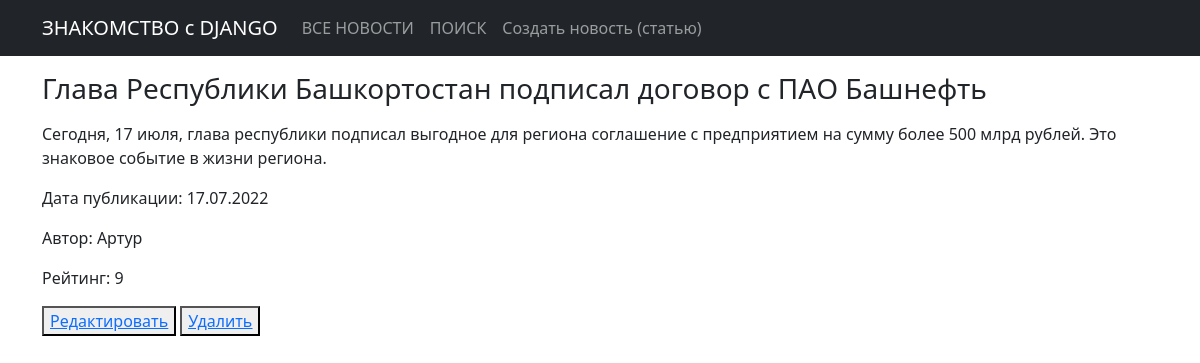
The page /news/2 on the database its author committed.
### news/models.py (models this page shows, shortened)
class Post(models.Model):
    author = models.ForeignKey(Author, on_delete=models.CASCADE)
    NEWS = 'NW'
    ARTICLE = 'AR'
    CATEGORY_CHOICE = (
        (NEWS, 'Новость'),
        (ARTICLE, 'Статья')
    )
    category_type = models.CharField(max_length=2, choices=CATEGORY_CHOICE, default=ARTICLE)
    time_create = models.DateTimeField(auto_now_add=True)
    postCategory = models.ManyToManyField(Category, through='PostCategory')
    title = models.CharField(max_length=256)
    text = models.TextField()
    rating = models.IntegerField(default=0)

class Author(models.Model):
    user_author = models.OneToOneField(User, on_delete=models.CASCADE)
    rating_author = models.IntegerField(default=0)
    def __str__(self):
        return f'{self.user_author}'

### news/views.py (the view)
# urls.py: path('news/<int:pk>', PostDetail.as_view()),
class PostDetail(DetailView):
    model = Post
    template_name = 'news_one.html'
    context_object_name = 'news_one'

### news/templatetags/custom_filters.py (called while the page is built)
@register.filter()
def censor(value):
   censor_list = ['редиска', 'обормот', 'баран']
   if not isinstance(value, str):
      raise ValueError('Фильтр цензурирования применяется только к переменным строкового типа')
   for word in censor_list:
      value = value.replace(word[1:],'*'*(len(word)-1))
   return value

### news/templates/news/news_one.html (shortened to what this page needs)
{% extends 'default.html' %}
{% load custom_filters %}
{% block content %}
<p><h3>{{ news_one.title|censor }}</h3></p>
<p>{{ news_one.text|censor }}</p>
<p>Дата публикации: {{ news_one.time_create|date:"d.m.Y" }}</p>
<p>Автор: {{ news_one.author }}</p>
<p>Рейтинг: {{ news_one.rating }}</p>
<button class="pure-button button-error">
    <a href="{% url 'post_update' news_one.id %}"><u> Редактировать </u></a></button>
<button class="pure-button button-error">
    <a href="{% url 'post_delete' news_one.id %}"><u> Удалить </u></a></button>
{% endblock content %}

### rows shown on the page
Post: title|censor "Глава Республики Башкортостан подписал договор с ПАО Башнефть", text|censor "Сегодня, 17 июля, глава республики подписал выгодное для региона соглашение с предприятием на сумму более 500 млрд рублей. Это знаковое событие в жизни региона.", time_create "17.07.2022", author "Артур", rating "9"
